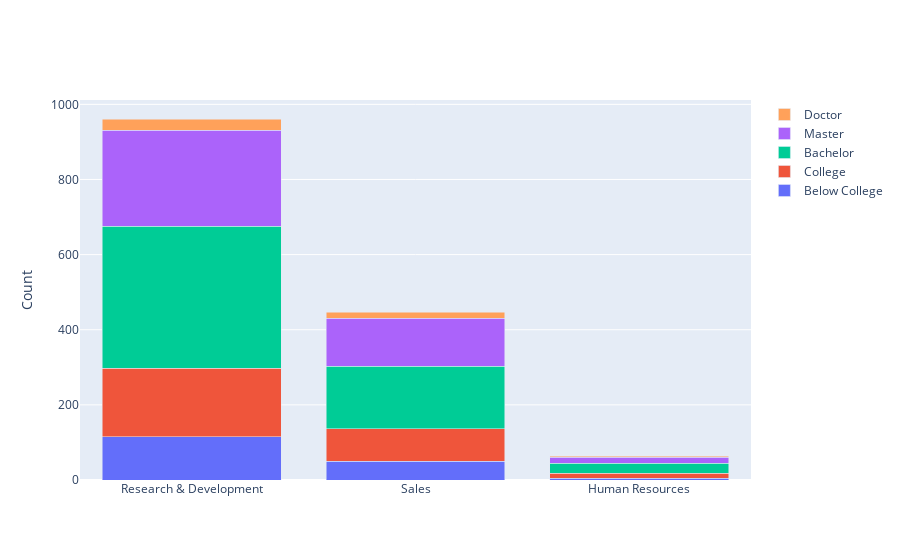

Notebook code for this chart:
### Code cell
# 不同部门受教育情况，柱状图
import plotly.graph_objects as go

df = data[["Education","Department"]]
df.loc[df["Education"] == 1, "Education"] = "Below College"
df.loc[df["Education"] == 2, "Education"] = "College"
df.loc[df["Education"] == 3, "Education"] = "Bachelor"
df.loc[df["Education"] == 4, "Education"] = "Master"
df.loc[df["Education"] == 5, "Education"] = "Doctor"

x=["Research & Development", "Sales", "Human Resources"]

fig = go.Figure(go.Bar(x=x, y=list(df[df["Education"] == "Below College"].loc[:,'Department'].value_counts().values), name='Below College'))
fig.add_trace(go.Bar(x=x, y=list(df[df["Education"] == "College"].loc[:,'Department'].value_counts().values), name='College'))
fig.add_trace(go.Bar(x=x, y=list(df[df["Education"] == "Bachelor"].loc[:,'Department'].value_counts().values), name='Bachelor'))
fig.add_trace(go.Bar(x=x, y=list(df[df["Education"] == "Master"].loc[:,'Department'].value_counts().values), name='Master'))
fig.add_trace(go.Bar(x=x, y=list(df[df["Education"] == "Doctor"].loc[:,'Department'].value_counts().values), name='Doctor'))

fig.update_layout(barmode='stack',yaxis=dict(title='Count'))
fig.show()

### Figure 1 — Plotly figure (JSON) as saved in the notebook; plotly's stock layout.template omitted (floating-point values rounded to 4 significant figures)
{"data": [{"name": "Below College", "type": "bar", "x": ["Research & Development", "Sales", "Human Resources"], "y": [115, 50, 5]}, {"name": "College", "type": "bar", "x": ["Research & Development", "Sales", "Human Resources"], "y": [182, 87, 13]}, {"name": "Bachelor", "type": "bar", "x": ["Research & Development", "Sales", "Human Resources"], "y": [379, 166, 27]}, {"name": "Master", "type": "bar", "x": ["Research & Development", "Sales", "Human Resources"], "y": [255, 128, 15]}, {"name": "Doctor", "type": "bar", "x": ["Research & Development", "Sales", "Human Resources"], "y": [30, 15, 3]}], "layout": {"barmode": "stack", "yaxis": {"title": {"text": "Count"}}}}
